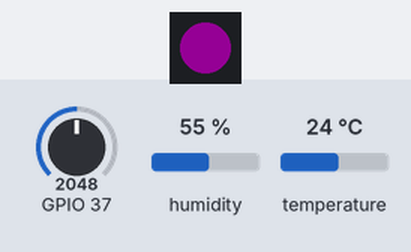
The sketch below on a simulated ESP32. Shown: 1 RGB LEDs in strip order, left to right. Inputs (shaded band) come from the test bench; at power-on: GPIO 37 = 2048, humidity 55 %, temperature 24 °C. Dim RGB values are drawn brighter than linear; WiFi joins after 1.5 s; servers stay silent unless stated; no MQTT or app messages arrive unless stated; not simulated (calls return 0 or success): secrets.h; names the files do not define were given values by the test bench: mqttPort = 1883; what the sketch prints to the serial monitor is not drawn. At 2.0 s the program puts the board to deep sleep or switches it off; the recording ends there.

Above: at 0.1 s.
At 1.79 s:
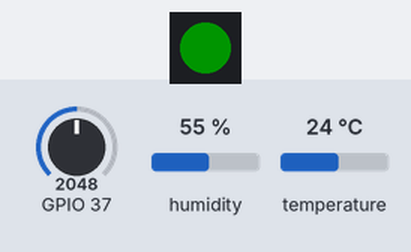
Timing chart, 0 to 2.0 s (numbered marks = the images above):
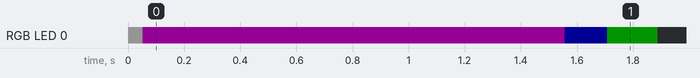

The sketch:

Adafruit_ESP32-C3_Temp_Hum.ino
```cpp
#include <WiFi.h>
WiFiClient wifiClient;

#include "mqtt.h"
#include "sensors.h"
#include "secrets.h"

#include "Adafruit_NeoPixel.h"
// #include "Adafruit_LC709203F.h"

#define NUMPIXELS      1
#define uS_TO_S_FACTOR 1000000ULL  /* Conversion factor for micro seconds to seconds */
#define TIME_TO_SLEEP  300        /* Time ESP32 will go to sleep (in seconds) */
#define TIME_SLEEP_LOW 3600        /* Time ESP32 will go to sleep (in seconds) */
#define WAIT_FOR_WIFI  10
#define WAIT_FOR_MQTT  15
//#define DEBUGME        1

#define PIN_NEOPIXEL   2


// How many internal neopixels do we have? some boards have more than one!
Adafruit_NeoPixel pixels(NUMPIXELS, PIN_NEOPIXEL, NEO_GRB + NEO_KHZ800);

// Variables defined in secrets.h
// char ssid[]     = "MySSID";
// char password[] = "WiFiPass";
// const char* mqttServer = "192.168.10.3"; // The IP of your MQTT broker
// const int mqttPort = 1883;
// const char* mqttUser = "homeassistant";
// const char* mqttPassword = "Secret";


void printme(const char* text) {
#if defined(DEBUGME)
  Serial.print(text);
#endif
}

void setup()
  {
  bool status;
  char temp_value[50];

  uint32_t BatteryVoltage;      //battery voltage in V

  //visual feedback when we are active, turn on onboard LED
  pinMode(2, OUTPUT);
  digitalWrite(2, HIGH);


  // Turn on any internal power switches for TFT, NeoPixels, I2C, etc!
  enableInternalPower();
  LEDon();
  delay(50);
  #if defined(DEBUGME)
  Serial.begin(115200);
  while (!Serial) {
    delay(100); // wait for serial port to connect. Needed for native USB port only
  }
  printme("\nStarting...\n");
  #endif

  //read battery voltage
  BatteryVoltage = readBattery();
  Serial.printf("Voltage: %4.3f V\r\n", BatteryVoltage/1000.0);

  //a reset is required to wakeup again from below CRITICALLY_LOW_BATTERY_VOLTAGE
  //this is to prevent damaging the empty battery by saving as much power as possible
  if (BatteryVoltage < CRITICALLY_LOW_BATTERY_VOLTAGE) {
    Serial.println("Battery critically low, hibernating...");

    //switch off everything that might consume power
    esp_sleep_pd_config(ESP_PD_DOMAIN_RTC_SLOW_MEM, ESP_PD_OPTION_OFF);
    esp_sleep_pd_config(ESP_PD_DOMAIN_RTC_FAST_MEM, ESP_PD_OPTION_OFF);
    esp_sleep_pd_config(ESP_PD_DOMAIN_RTC_PERIPH, ESP_PD_OPTION_OFF);
    esp_sleep_pd_config(ESP_PD_DOMAIN_XTAL, ESP_PD_OPTION_OFF);
    esp_sleep_pd_config(ESP_PD_DOMAIN_VDDSDIO, ESP_PD_OPTION_OFF);
    //esp_sleep_pd_config(ESP_PD_DOMAIN_CPU, ESP_PD_OPTION_OFF);

    //disable all wakeup sources
    esp_sleep_disable_wakeup_source(ESP_SLEEP_WAKEUP_ALL);


    digitalWrite(2, LOW);
    LEDoff();
    disableInternalPower();
    esp_deep_sleep_start();

    Serial.println("This should never get printed");
    return;
  }

  //if battery is below LOW_BATTERY_VOLTAGE but still above CRITICALLY_LOW_BATTERY_VOLTAGE,
  //stop doing the regular work
  //when put on charge the device will wakeup after a while and recognize voltage is OK
  //this way the battery can run low, put still wakeup without physical interaction
  if (BatteryVoltage < LOW_BATTERY_VOLTAGE) {
    Serial.println("Battery low, deep sleeping...");

    //sleep ~60 minutes if battery is CRITICALLY_LOW_BATTERY_VOLTAGE to VERY_LOW_BATTERY_VOLTAGE
    //sleep ~10 minutes if battery is VERY_LOW_BATTERY_VOLTAGE to LOW_BATTERY_VOLTAGE
    uint64_t sleeptime = (BatteryVoltage >= VERY_LOW_BATTERY_VOLTAGE) ? \
                           10*60*1000000ULL : 60*60*1000000ULL;

    esp_sleep_enable_timer_wakeup(sleeptime);
    digitalWrite(2, LOW);
    LEDoff();
    disableInternalPower();
    esp_deep_sleep_start();

    Serial.println("This should never get printed");
    return;
  }

/*
  if (!lc.begin()) {
    printme("Couldnt find Adafruit LC709203F?\nMake sure a battery is plugged in!\n");
  }
  else {
    lc.setPackSize(LC709203F_APA_1000MAH);
    //lc.setAlarmVoltage(3.8);
  }
  delay(10);
  if (lc.cellPercent() < 5.0)
  {
    Serial.print("Very Low Batt_Percent:");
    Serial.print(lc.cellPercent(), 1);
    Serial.print("\n");
    esp_sleep_enable_timer_wakeup(TIME_SLEEP_LOW * 3 * uS_TO_S_FACTOR);
    printme("Hybernating 3h");
    esp_deep_sleep_start();
  }
*/
  if ((status=aht.begin())==false) {
    printme("Could not find AHT? Check wiring\n");
    delay(100);
 //   disableInternalPower();
    esp_sleep_enable_timer_wakeup(TIME_TO_SLEEP * uS_TO_S_FACTOR);
    printme("Going to sleep now");
    digitalWrite(2, LOW);
    LEDoff();
    disableInternalPower();
    esp_deep_sleep_start();
  }
  else {
    printme("AHT10 or AHT20 found\n");
  }

  // WIFI ============================== We start by connecting to a WiFi network
  pixels.fill(0xFF00FF); // LED MAGENTA
  pixels.show();
  WiFi.setHostname("ESP32-ROOM-5");
  WiFi.mode(WIFI_STA);
  printme("Connecting to ");
  printme(ssid);
  printme("\n");
  WiFi.begin(ssid, password);
  if ( WiFi.waitForConnectResult() == WL_CONNECTED )
  {
    #if defined(DEBUGME)
    printme("\n");
    printme("WiFi connected\n");
    printme("IP address: ");
    Serial.println(WiFi.localIP());
    #endif
  }
  else
  {
 //   disableInternalPower();
    delay(100);
    esp_sleep_enable_timer_wakeup(TIME_TO_SLEEP * uS_TO_S_FACTOR);
    printme("WIFI FAILED Going to sleep now");
    digitalWrite(2, LOW);
    LEDoff();
    disableInternalPower();
    esp_deep_sleep_start();
  }

  // MQTT =================================================================
  pixels.fill(0x0000FF); // set LED to blue
  pixels.show();
  client.setServer(mqttServer, mqttPort);
  printme("Connecting to MQTT...\n");
  uint32_t t2 = millis();
  bool mqtt_timeout=false;
  while (!client.connected())
  {
    printme(".");
    if (client.connect(mqttName.c_str(), mqttUser, mqttPassword))
    {
      printme("Connected to MQTT\n");
        sendMQTTTemperatureDiscoveryMsg();
        sendMQTTHumidityDiscoveryMsg();
        sendMQTTMoistureDiscoveryMsg();
    }
    else
    {
      printme("failed with state ");
      #if defined(DEBUGME)
      Serial.println(client.state());
      #endif
      printme("\n");
    }
    if (millis() - t2 > WAIT_FOR_MQTT * 1000)
    {
      printme("Timeout connecting to MQTT.\n");
      mqtt_timeout = true;
      break;
    }
    delay(100);
  }
  if (mqtt_timeout)
  {
 //   disableInternalPower();
    delay(100);
    esp_sleep_enable_timer_wakeup(TIME_TO_SLEEP * uS_TO_S_FACTOR);
    printme("Going to sleep now");
    digitalWrite(2, LOW);
    LEDoff();
    disableInternalPower();
    esp_deep_sleep_start();
  }

// READ SENSORs ==============================================
  sensors_event_t humidity, temp;

  pixels.fill(0x00FF00); // set LED to GREEN
  pixels.show();
  aht.getEvent(&humidity, &temp);// populate temp and humidity objects with fresh data

  #if defined(DEBUGME)
  Serial.print("Temperature: ");
  Serial.print(temp.temperature);
  Serial.println(" degrees C");
  Serial.print("Humidity: ");
  Serial.print(humidity.relative_humidity);
  Serial.println("% rH");
/*
  Serial.print("Batt_Voltage:");
  Serial.print(lc.cellVoltage(), 3);
  Serial.print("\t");
  Serial.print("Batt_Percent:");
  Serial.print(lc.cellPercent(), 1);
  Serial.print("\t");
  Serial.print("Batt_Temp:");
  Serial.println(lc.getCellTemperature(), 1);
*/
  #endif


// MQTT PUBLISH ==============================
  DynamicJsonDocument doc(1024);
  char buffer[256];

  snprintf(temp_value,sizeof(temp_value),"%0.0f",humidity.relative_humidity);
  doc["humidity"] = temp_value;
  snprintf(temp_value,sizeof(temp_value),"%0.1f",temp.temperature);
  doc["temperature"] = temp_value;
  snprintf(temp_value,sizeof(temp_value),"%3u",calc_battery_percentage(BatteryVoltage)); //lc.cellPercent());
  doc["battery"] = temp_value;
  size_t n = serializeJson(doc, buffer);

  bool published = client.publish(stateTopic.c_str(), buffer, n);
  if (published)
  {
    pixels.fill(0xFFFFFF); // set LED to white
    pixels.show();
    delay(100);
    printme("Data Sent\n");
  }
  else
  {
    printme("Failed Sending Data\n");
    pixels.fill(0xFF0000);
    pixels.show();
    delay(1000);
  }
  client.disconnect();
  LEDoff();
  WiFi.disconnect();
  delay(100);
//  disableInternalPower();
//  delay(100);
/*
  if (lc.cellPercent() < 10.0)
  {
    esp_sleep_enable_timer_wakeup(TIME_SLEEP_LOW * uS_TO_S_FACTOR);
    printme("Very Low Battery - Hybernating 24h");
    esp_deep_sleep_start();
  }
*/
  esp_sleep_enable_timer_wakeup(TIME_TO_SLEEP * uS_TO_S_FACTOR);
  printme("Going to sleep now\n");
  digitalWrite(2, LOW);
  LEDoff();
  disableInternalPower();
  esp_deep_sleep_start();
}

void LEDon() {
#if defined(PIN_NEOPIXEL)
  pixels.begin(); // INITIALIZE NeoPixel
  pixels.setBrightness(20); // not so bright
  pixels.setPixelColor(0, 0xFFFFFF);
  pixels.show();
#endif
}

void LEDoff() {
#if defined(PIN_NEOPIXEL)
  pixels.setPixelColor(0, 0x0);
  pixels.show();
#endif
}

void enableInternalPower() {
#if defined(NEOPIXEL_POWER)
  pinMode(NEOPIXEL_POWER, OUTPUT);
  digitalWrite(NEOPIXEL_POWER, HIGH);
#endif

#if defined(NEOPIXEL_I2C_POWER)
  pinMode(NEOPIXEL_I2C_POWER, OUTPUT);
  digitalWrite(NEOPIXEL_I2C_POWER, HIGH);
#endif

#if defined(ARDUINO_ADAFRUIT_FEATHER_ESP32S2)
  // turn on the I2C power by setting pin to opposite of 'rest state'
  pinMode(PIN_I2C_POWER, INPUT);
  delay(1);
  bool polarity = digitalRead(PIN_I2C_POWER);
  pinMode(PIN_I2C_POWER, OUTPUT);
  digitalWrite(PIN_I2C_POWER, !polarity);
  pinMode(NEOPIXEL_POWER, OUTPUT);
  digitalWrite(NEOPIXEL_POWER, HIGH);
#endif
}

void disableInternalPower() {
#if defined(NEOPIXEL_POWER)
  pinMode(NEOPIXEL_POWER, OUTPUT);
  digitalWrite(NEOPIXEL_POWER, LOW);
#endif

#if defined(NEOPIXEL_I2C_POWER)
  pinMode(NEOPIXEL_I2C_POWER, OUTPUT);
  digitalWrite(NEOPIXEL_I2C_POWER, LOW);
#endif

#if defined(ARDUINO_ADAFRUIT_FEATHER_ESP32S2)
  // turn on the I2C power by setting pin to rest state (off)
  pinMode(PIN_I2C_POWER, INPUT);
  pinMode(NEOPIXEL_POWER, OUTPUT);
  digitalWrite(NEOPIXEL_POWER, LOW);
#endif
}


void loop() {
}
```

mqtt.h
```cpp
#include "PubSubClient.h"
#include <ArduinoJson.h>

#define sensorNumber  5

String mqttName = "Room sensor" + String(sensorNumber);
String stateTopic = "home/rooms/" + String(sensorNumber) + "/state";

// Setup the MQTT client class by passing in the WiFi client and MQTT server and login details.
PubSubClient client(wifiClient);

void sendMQTTTemperatureDiscoveryMsg() {
  String discoveryTopic = "homeassistant/sensor/room_sensor_" + String(sensorNumber) + "/temperature/config";

  DynamicJsonDocument doc(1024);
  char buffer[256];

  doc["name"] = "Room " + String(sensorNumber) + " Temperature";
  doc["stat_t"]   = stateTopic;
  doc["unit_of_meas"] = "°C";
  doc["dev_cla"] = "temperature";
  doc["frc_upd"] = true;
  doc["val_tpl"] = "{{ value_json.temperature|default(0) }}";

  size_t n = serializeJson(doc, buffer);

  client.publish(discoveryTopic.c_str(), buffer, n);
}

void sendMQTTHumidityDiscoveryMsg() {
  String discoveryTopic = "homeassistant/sensor/room_sensor_" + String(sensorNumber) + "/humidity/config";

  DynamicJsonDocument doc(1024);
  char buffer[256];

  doc["name"] = "Room " + String(sensorNumber) + " Humidity";
  doc["stat_t"]   = stateTopic;
  doc["unit_of_meas"] = "%";
  doc["dev_cla"] = "humidity";
  doc["frc_upd"] = true;
  doc["val_tpl"] = "{{ value_json.humidity|default(0) }}";

  size_t n = serializeJson(doc, buffer);

  client.publish(discoveryTopic.c_str(), buffer, n);
}

void sendMQTTMoistureDiscoveryMsg() {
  String discoveryTopic = "homeassistant/sensor/room_sensor_" + String(sensorNumber) + "/battery/config";

  DynamicJsonDocument doc(1024);
  char buffer[256];

  doc["name"] = "Room " + String(sensorNumber) + " Battery";
  doc["stat_t"]   = stateTopic;
  doc["unit_of_meas"] = "%";
  doc["dev_cla"] = "battery";
  doc["frc_upd"] = true;
  doc["val_tpl"] = "{{ value_json.battery|default(0) }}";

  size_t n = serializeJson(doc, buffer);

  client.publish(discoveryTopic.c_str(), buffer, n);
}
```

sensors.h
```cpp
#include <Adafruit_AHTX0.h>
#include "esp_adc_cal.h"
#define VOLTAGE_MAX 4200
#define VOLTAGE_MIN 3300
#define LOW_BATTERY_VOLTAGE 3200
#define VERY_LOW_BATTERY_VOLTAGE 3100
#define CRITICALLY_LOW_BATTERY_VOLTAGE 3000
Adafruit_AHTX0 aht;


/******************************************************************************
Description.: reads the battery voltage through the voltage divider at GPIO34
              if the ESP32-E has calibration eFused those will be used.
              In comparison with a regular voltmeter the values of ESP32 and
              multimeter differ only about 0.05V
Input Value.: -
Return Value: battery voltage in volts
******************************************************************************/
uint32_t readBattery() {
  uint32_t value = 0;
  int rounds = 11;
  esp_adc_cal_characteristics_t adc_chars;

  //battery voltage divided by 2 can be measured at GPIO34, which equals ADC1_CHANNEL6
  adc1_config_width(ADC_WIDTH_BIT_12);
  adc1_config_channel_atten(ADC1_CHANNEL_1, ADC_ATTEN_DB_11);
  switch(esp_adc_cal_characterize(ADC_UNIT_1, ADC_ATTEN_DB_11, ADC_WIDTH_BIT_12, 1100, &adc_chars)) {
    case ESP_ADC_CAL_VAL_EFUSE_TP:
      Serial.println("Characterized using Two Point Value");
      break;
    case ESP_ADC_CAL_VAL_EFUSE_VREF:
      Serial.printf("Characterized using eFuse Vref (%d mV)\r\n", adc_chars.vref);
      break;
    default:
      Serial.printf("Characterized using Default Vref (%d mV)\r\n", 1100);
  }

  //to avoid noise, sample the pin several times and average the result
  for(int i=1; i<=rounds; i++) {
    value += adc1_get_raw(ADC1_CHANNEL_1);
  }
  value /= (uint32_t)rounds;

  //due to the voltage divider (1M+1M) values must be multiplied by 2
  //and convert mV to V
  return esp_adc_cal_raw_to_voltage(value, &adc_chars)*2.0;
}


int calc_battery_percentage(uint32_t adc)
{
    int battery_percentage = 100 * (adc - VOLTAGE_MIN) / (VOLTAGE_MAX - VOLTAGE_MIN);

    if (battery_percentage < 0)
        battery_percentage = 0;
    if (battery_percentage > 100)
        battery_percentage = 100;

    return battery_percentage;
}
```
